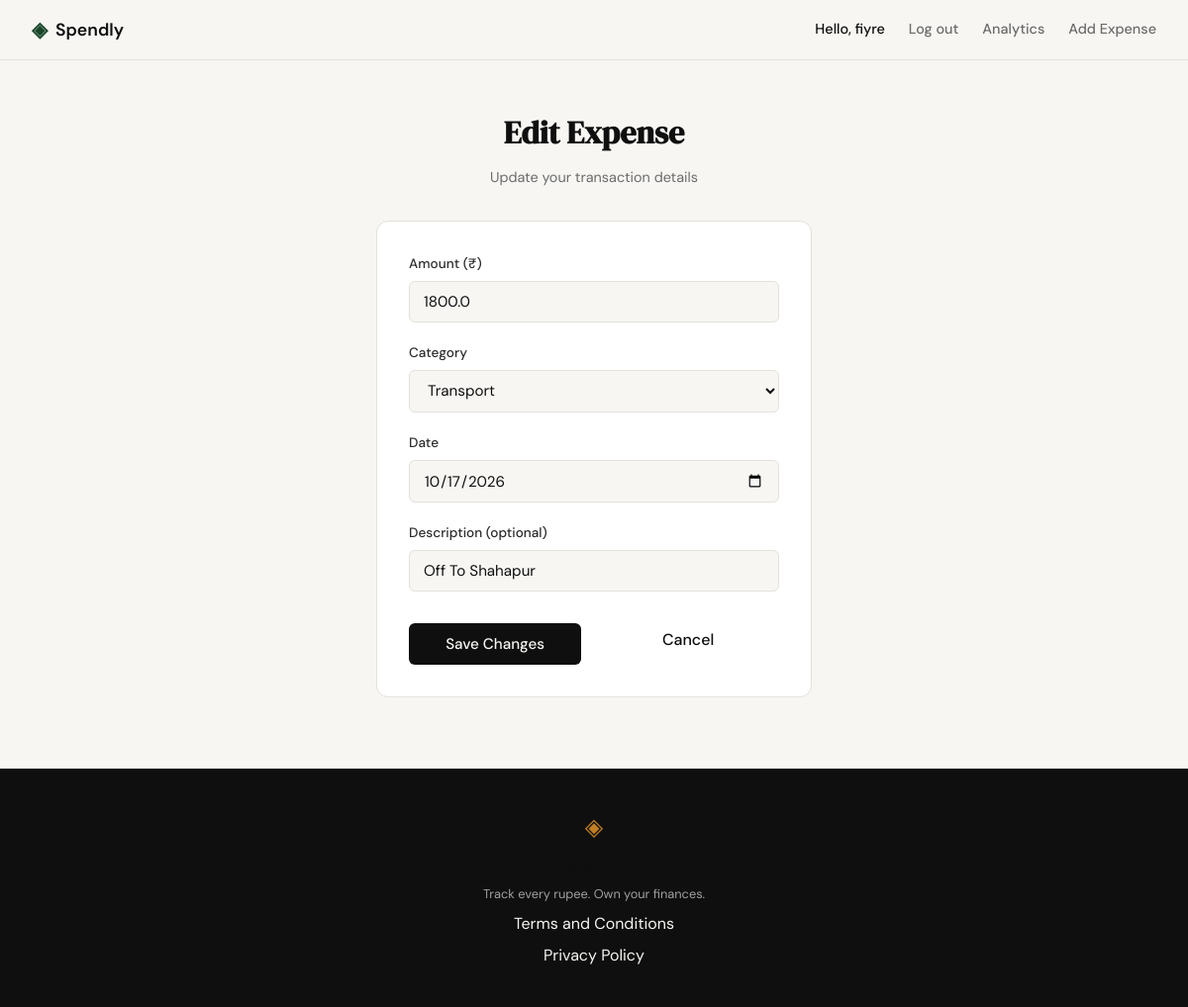
/expenses/153/edit (signed in), run on an earlier commit of the app's database.
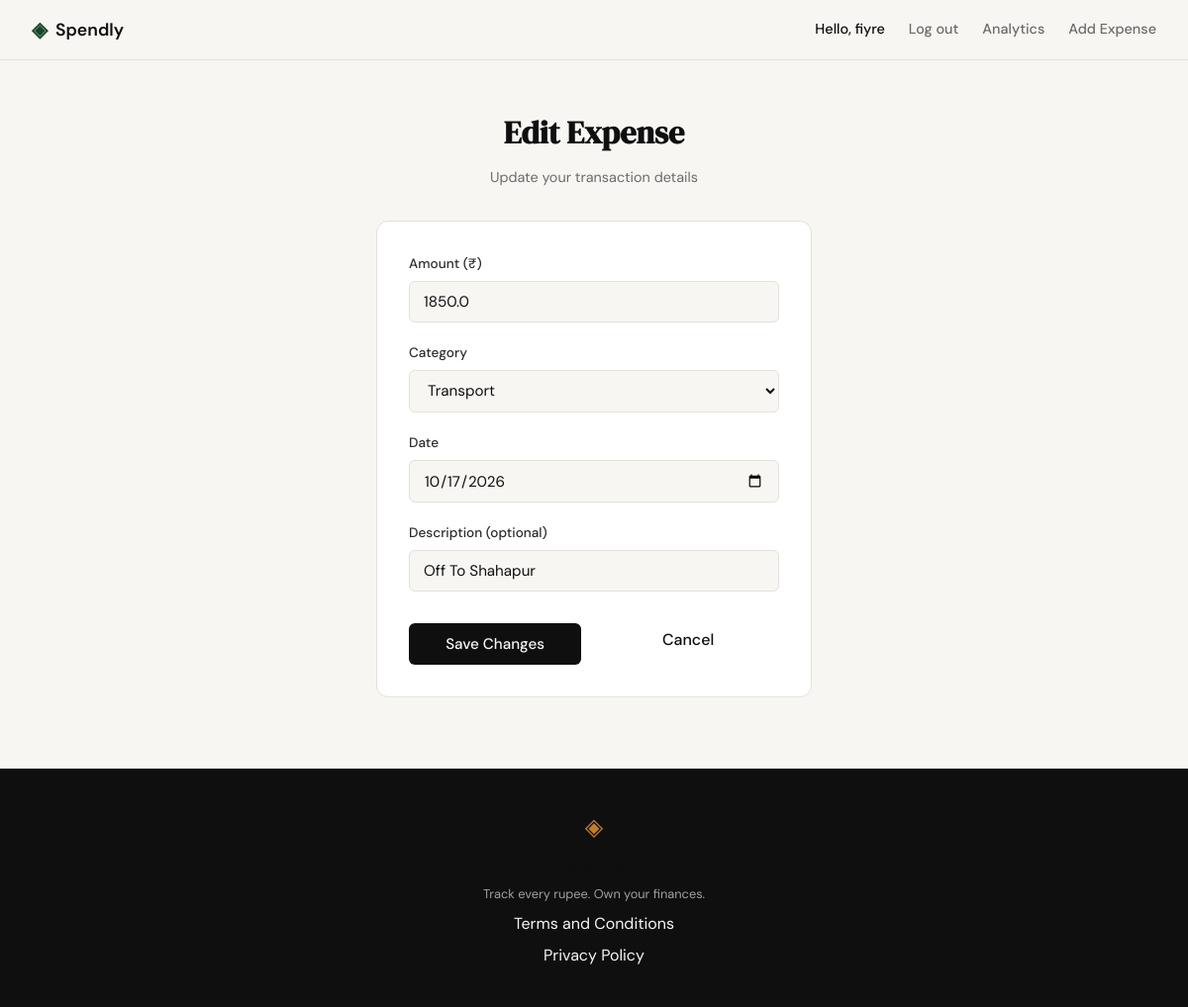
And on a later commit of the database.
### tables this page shows
CREATE TABLE expenses (
            id INTEGER PRIMARY KEY AUTOINCREMENT,
            user_id INTEGER NOT NULL REFERENCES users(id),
            amount REAL NOT NULL,
            category TEXT NOT NULL,
            date TEXT NOT NULL,
            description TEXT,
            created_at TEXT DEFAULT (datetime('now'))
        );

### app.py (the view, shortened to what this page needs)
@app.route("/expenses/<int:id>/edit", methods=["GET", "POST"])
def edit_expense(id):
    user_id = session.get("user_id")
    if not user_id:
        flash("Please log in to edit expenses.", "warning")
        return redirect(url_for("login"))
    expense = get_expense_by_id(id, user_id)
    if not expense:
        flash("Expense not found or you don't own it.", "error")
        return redirect(url_for("profile"))
    today_str = date.today().isoformat()
    return render_template(
        "edit_expense.html",
        expense=expense,
        categories=CATEGORIES,
        today=today_str
    )

### app.py (called while the page is built)
@app.context_processor
def inject_user():
    user_id = session.get("user_id")
    if user_id:
        db = get_db()
        user = db.execute("SELECT id, name, email, created_at FROM users WHERE id = ?", (user_id,)).fetchone()
        db.close()
        if user:
            return {"user": dict(user), "request_path": request.path}
    return {"user": None, "request_path": request.path}

### database/db.py (called while the page is built)
def get_db():
    db = sqlite3.connect(DB_PATH)
    db.row_factory = sqlite3.Row
    db.execute("PRAGMA foreign_keys = ON")
    return db

def get_expense_by_id(expense_id: int, user_id: int):
    db = get_db()
    expense = db.execute(
        "SELECT id, amount, category, date, description FROM expenses "
        "WHERE id = ? AND user_id = ?",
        (expense_id, user_id)
    ).fetchone()
    db.close()
    return dict(expense) if expense else None

### templates/edit_expense.html (shortened to what this page needs)
{% extends "base.html" %}
{% block content %}
<section class="auth-section">
    <div class="auth-container">
        <div class="auth-header">
            <h1 class="auth-title">Edit Expense</h1>
            <p class="auth-subtitle">Update your transaction details</p>
        </div>
        <div class="auth-card">
            <form method="POST" action="{{ url_for('edit_expense', id=expense.id) }}">
                <div class="form-group">
                    <label for="amount">Amount (₹)</label>
                    <input type="number" id="amount" name="amount"
                           class="form-input" placeholder="0.00"
                           step="0.01" min="0.01" required
                           value="{{ expense.amount }}">
                </div>
                <div class="form-group">
                    <label for="category">Category</label>
                    <select id="category" name="category" class="form-input" required>
                        {% for cat in categories %}
                        <option value="{{ cat }}" {% if cat == expense.category %}selected{% endif %}>
                            {{ cat }}
                        </option>
                        {% endfor %}
                    </select>
                </div>
                <div class="form-group">
                    <label for="date">Date</label>
                    <input type="date" id="date" name="date"
                           class="form-input" value="{{ expense.date }}" required>
                </div>
                <div class="form-group">
                    <label for="description">Description (optional)</label>
                    <input type="text" id="description" name="description"
                           class="form-input" placeholder="Lunch at cafe"
                           value="{{ expense.description or '' }}">
                </div>
                <div class="button-group" style="display: flex; gap: 1rem; margin-top: 1.5rem;">
                    <button type="submit" class="btn-submit" style="flex: 1;">Save Changes</button>
                    <a href="{{ url_for('profile') }}" class="btn-cancel" style="flex: 1; text-align: center; display: inline-flex; align-items: center; justify-content: center; padding: 0.75rem 1rem; background-color: var(--card-bg); color: var(--text-color); border: 1px solid var(--border-color); border-radius: 8px; text-decoration: none; font-weight: 500;">Cancel</a>
                </div>
            </form>
        </div>
    </div>
</section>
{% endblock %}

What changed in the data, as far as the page shows it:
changed expenses "Transport": amount "1800.0" → "1850.0"
